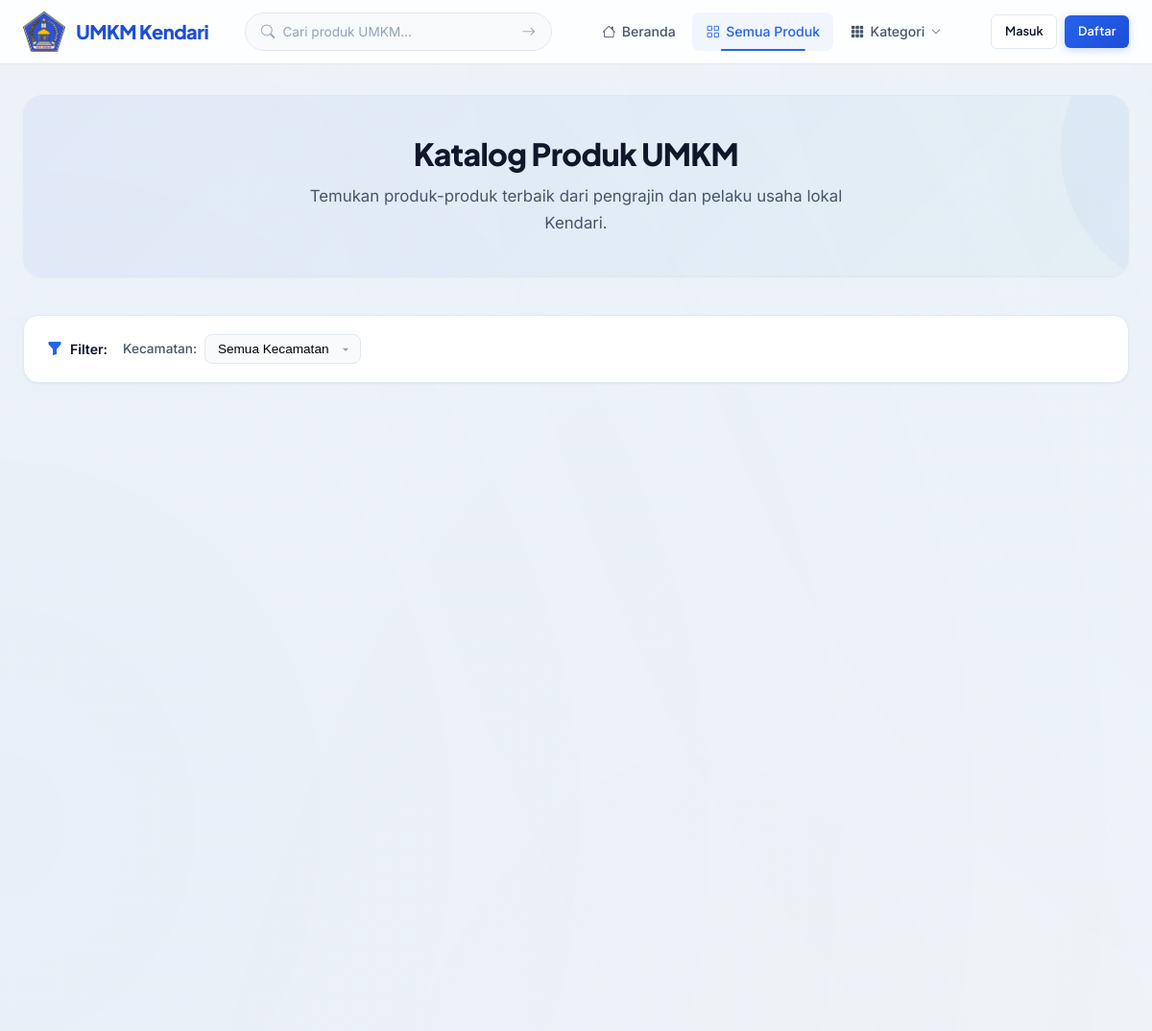
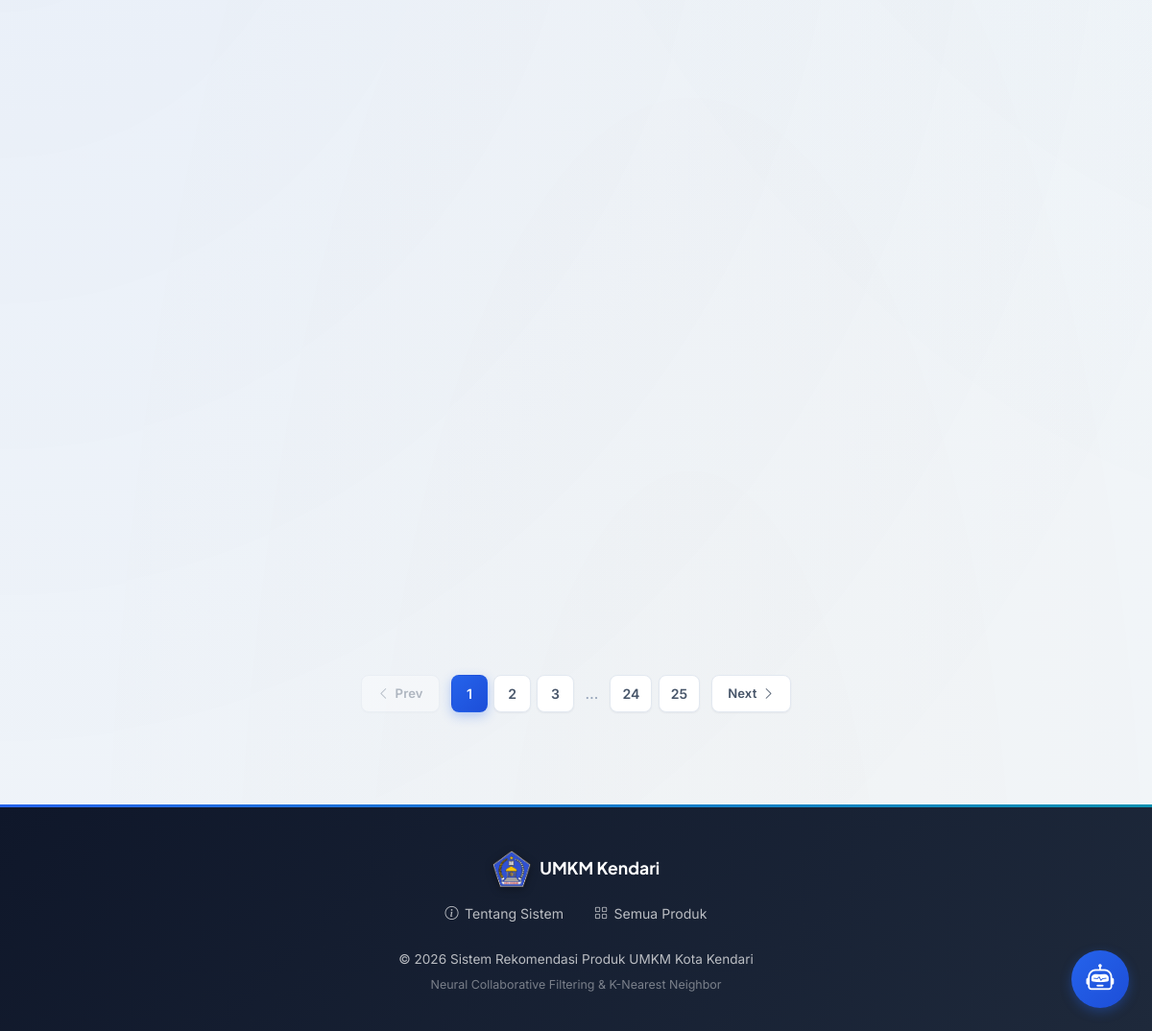
Before: /produk with the older database file (2 pictures, top to bottom).
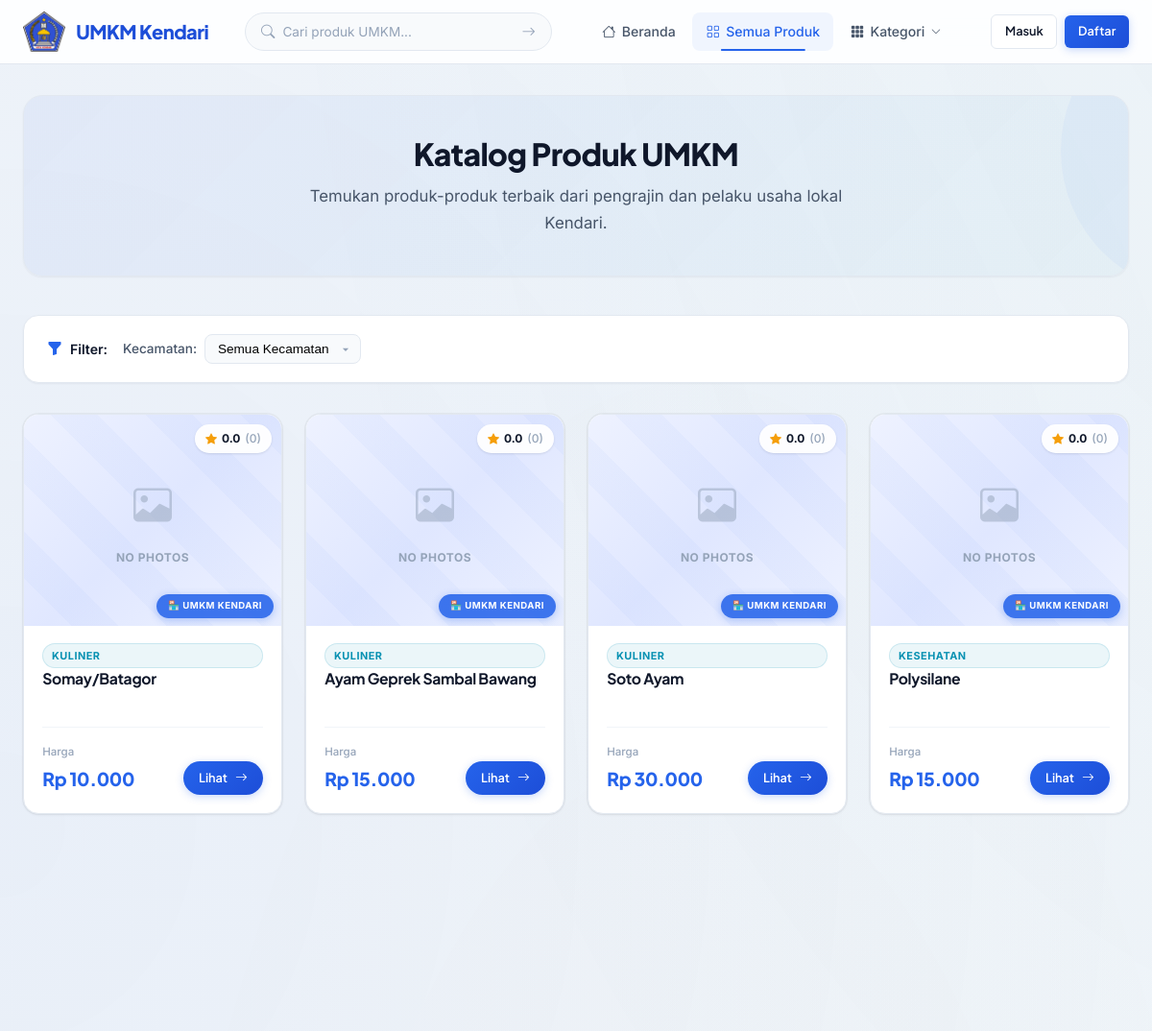
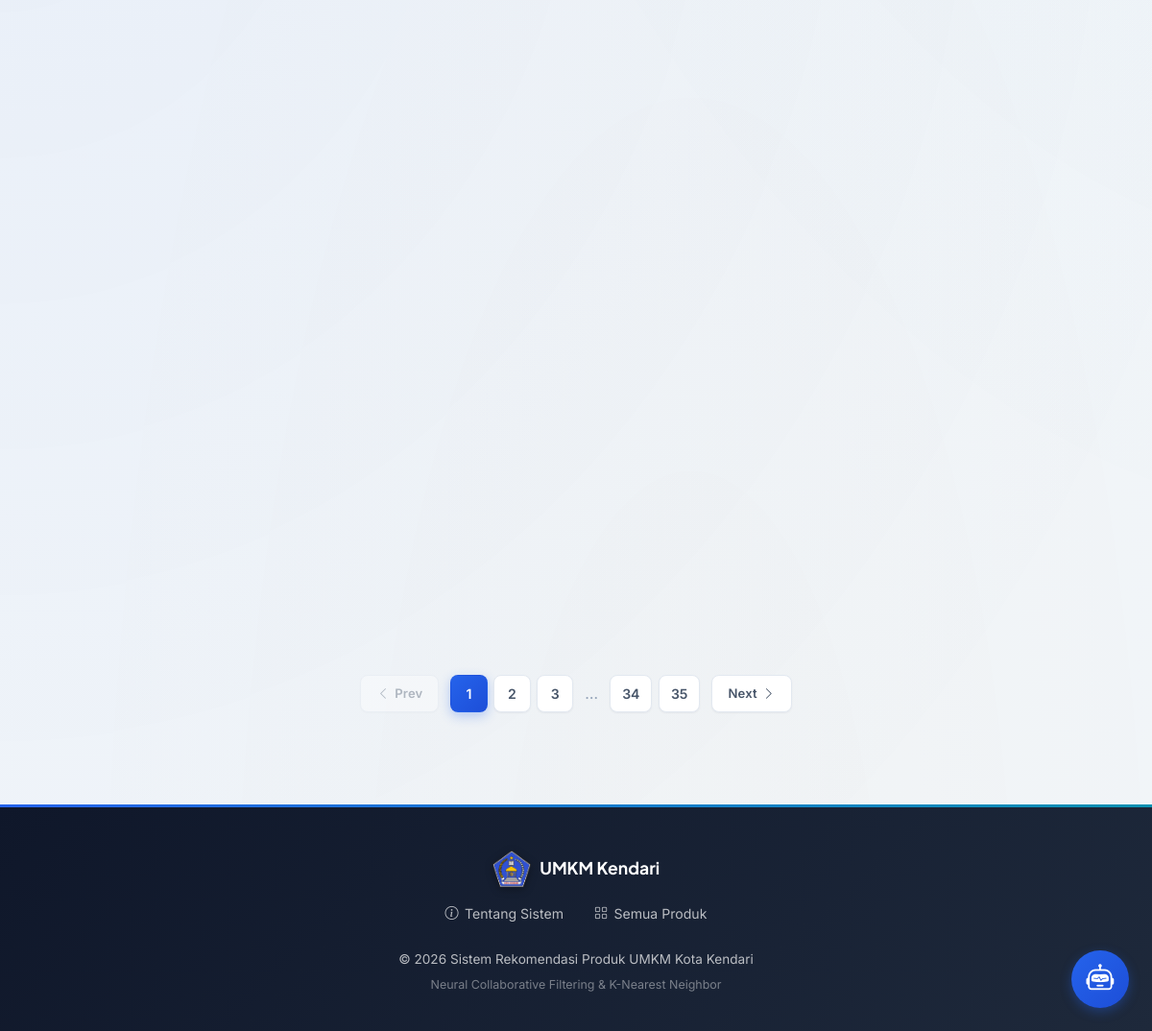
After: the same page with the newer database file (2 pictures, top to bottom).
### tables this page shows
CREATE TABLE produk (
            id INTEGER PRIMARY KEY AUTOINCREMENT,
            nama TEXT NOT NULL,
            deskripsi TEXT DEFAULT '',
            harga REAL NOT NULL DEFAULT 0,
            stok INTEGER NOT NULL DEFAULT 0,
            gambar TEXT DEFAULT 'default.jpg',
            kategori_id INTEGER,
            seller_id INTEGER NOT NULL,
            created_at TIMESTAMP DEFAULT CURRENT_TIMESTAMP, tersedia INTEGER NOT NULL DEFAULT 1, kecamatan TEXT DEFAULT 'Kendari',
            FOREIGN KEY (kategori_id) REFERENCES kategori(id) ON DELETE SET NULL,
            FOREIGN KEY (seller_id) REFERENCES users(id) ON DELETE CASCADE
        );

### routes/main.py (the view)
@main_bp.route('/produk')
def list_produk():
    kecamatan = request.args.get('kecamatan', '')
    kategori_id = request.args.get('kategori', type=int)
    page = request.args.get('page', 1, type=int)
    per_page = 12
    if kecamatan:
        all_produk = Produk.get_by_kecamatan(kecamatan)
    elif kategori_id:
        all_produk = Produk.get_by_kategori(kategori_id)
    else:
        all_produk = Produk.get_all()
    total = len(all_produk)
    total_pages = max(1, (total + per_page - 1) // per_page)
    page = min(page, total_pages)
    start = (page - 1) * per_page
    produk_list = all_produk[start:start + per_page]
    kategori_list = Kategori.get_all()
    kecamatan_list = Produk.get_kecamatan_list()
    return render_template('produk/list.html',
                           produk_list=produk_list,
                           kategori_list=kategori_list,
                           kecamatan_list=kecamatan_list,
                           selected_kecamatan=kecamatan,
                           page=page,
                           total_pages=total_pages,
                           total=total)

### models/database.py (called while the page is built)
def get_db():
    from flask import g
    if 'db' not in g:
        g.db = sqlite3.connect(DATABASE)
        g.db.row_factory = sqlite3.Row
        g.db.execute("PRAGMA foreign_keys = ON")
    return g.db

### models/kategori.py (called while the page is built)
    @staticmethod
    def get_all():
        db = get_db()
        rows = db.execute('SELECT * FROM kategori ORDER BY nama').fetchall()
        return [Kategori(**dict(row)) for row in rows]

### models/produk.py (called while the page is built)
    @staticmethod
    def _base_query():
        return '''
            SELECT p.*,
                   k.nama as kategori_nama,
                   u.nama_lengkap as seller_nama,
                   u.no_telepon as seller_no_telepon,
                   COALESCE(AVG(r.score), 0) as avg_rating,
                   COUNT(r.id) as total_rating
            FROM produk p
            LEFT JOIN kategori k ON p.kategori_id = k.id
            LEFT JOIN users u ON p.seller_id = u.id
            LEFT JOIN ratings r ON p.id = r.produk_id
        '''

    @staticmethod
    def get_kecamatan_list():
        db = get_db()
        rows = db.execute('SELECT DISTINCT kecamatan FROM produk ORDER BY kecamatan').fetchall()
        return [row['kecamatan'] for row in rows]

### templates/produk/list.html (shortened to what the changed rows need)
{% extends "base.html" %}
{% block content %}
<div class="container" style="padding-top: 2rem;">
    <div class="page-hero">
        {% if search_keyword %}
        <div class="page-hero-icon">
            <i class="bi bi-search"></i>
        </div>
        <h1>
            Hasil Pencarian: "<span style="color:var(--primary);">{{ search_keyword }}</span>"
        </h1>
        <p>Ditemukan <strong>{{ total }}</strong> produk UMKM yang sesuai dengan pencarian Anda.</p>
        {% else %}
        <h1>Katalog Produk UMKM</h1>
        {% endif %}
    </div>
    {% if produk_list %}
    <div class="product-grid">
        {% for produk in produk_list %}
        <div class="product-card" style="display: flex; flex-direction: column; height: 100%;">
            <div class="card-image" style="height: 220px; position: relative;">
                <a href="{{ url_for('main.detail_produk', produk_id=produk.id) }}" class="product-image-wrapper">
                    <div class="no-photo-placeholder" style="display: none; position: absolute; top: 0; left: 0; right: 0; bottom: 0;">
                        <i class="bi bi-image"></i>
                        <span>No Photos</span>
                    </div>
                </a>
                <div class="rating-badge">
                    <i class="bi bi-star-fill"></i> {{ "{:.1f}".format(produk.avg_rating) }} <span style="color: var(--text-muted); font-weight: 500;">({{ produk.total_rating }})</span>
                </div>
            </div>
            <div class="card-body" style="flex: 1; display: flex; flex-direction: column;">
                <div class="card-category">
                    {{ produk.kategori_nama or 'Umum' }}
                </div>
                <h3 class="card-title" style="min-height: 2.8rem; margin-bottom: auto;">
                    <a href="{{ url_for('main.detail_produk', produk_id=produk.id) }}">{{ produk.nama }}</a>
                </h3>
                <div class="card-footer-bar">
                    <div>
                        <div class="card-price-label">Harga</div>
                        <div class="card-price-value">Rp {{ "{:,.0f}".format(produk.harga).replace(',', '.') }}</div>
                    </div>
                    <a href="{{ url_for('main.detail_produk', produk_id=produk.id) }}" class="btn btn-primary btn-sm" style="border-radius: var(--radius-full); padding: 0.4rem 1rem;">
                        Lihat <i class="bi bi-arrow-right"></i>
                    </a>
                </div>
            </div>
        </div>
        {% endfor %}
    </div>
    {% if total_pages is defined and total_pages > 1 %}
    {% set qs_parts = [] %}
    {% if search_keyword %}{% set _ = qs_parts.append('q=' ~ search_keyword) %}{% endif %}
    {% if request.args.get('kategori') %}{% set _ = qs_parts.append('kategori=' ~ request.args.get('kategori')) %}{% endif %}
    {% if request.args.get('kecamatan') %}{% set _ = qs_parts.append('kecamatan=' ~ request.args.get('kecamatan')) %}{% endif %}
    {% set base_qs = qs_parts | join('&') %}
    {% set sep = '&' if base_qs else '' %}
    <div class="pagination-wrapper">
        <div class="page-numbers">
            {% for p in range(1, total_pages + 1) %}
                {% if p == page %}
                <span class="page-btn active">{{ p }}</span>
                {% elif p <= 2 or p > total_pages - 2 or (p >= page - 2 and p <= page + 2) %}
                <a href="?{{ base_qs }}{{ sep }}page={{ p }}" class="page-btn">{{ p }}</a>
                {% elif p == 3 or p == total_pages - 2 %}
                <span class="page-ellipsis">…</span>
                {% endif %}
            {% endfor %}
        </div>
    </div>
    {% endif %}
    {% endif %}
</div>
{% endblock %}

Changed rows visible on the page:
added produk: avg_rating "0.0", total_rating "0", kategori_nama "KULINER", nama "Somay/Batagor", harga "10.000"
added produk: avg_rating "0.0", total_rating "0", kategori_nama "KULINER", nama "Ayam Geprek Sambal Bawang", harga "15.000"
added produk: avg_rating "0.0", total_rating "0", kategori_nama "KULINER", nama "Soto Ayam", harga "30.000"
added produk: avg_rating "0.0", total_rating "0", kategori_nama "KESEHATAN", nama "Polysilane", harga "15.000"
Other visible differences:
new list line: "34"
new list line: "35"
list line gone: "24"
list line gone: "25"
